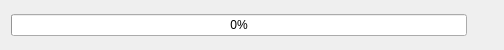
<?xml version="1.0" encoding="UTF-8"?>
<ui version="4.0">
 <class>UiProgressBarWidget</class>
 <widget class="QWidget" name="UiProgressBarWidget">
  <property name="geometry">
   <rect>
    <x>0</x>
    <y>0</y>
    <width>504</width>
    <height>50</height>
   </rect>
  </property>
  <property name="windowTitle">
   <string>Form</string>
  </property>
  <layout class="QHBoxLayout" name="horizontalLayout">
   <item>
    <widget class="QProgressBar" name="progressBar">
     <property name="value">
      <number>0</number>
     </property>
    </widget>
   </item>
   <item>
    <widget class="QLabel" name="labelSpeed">
     <property name="text">
      <string/>
     </property>
    </widget>
   </item>
   <item>
    <widget class="QLabel" name="labelTime">
     <property name="text">
      <string/>
     </property>
    </widget>
   </item>
  </layout>
 </widget>
 <resources/>
 <connections/>
</ui>
